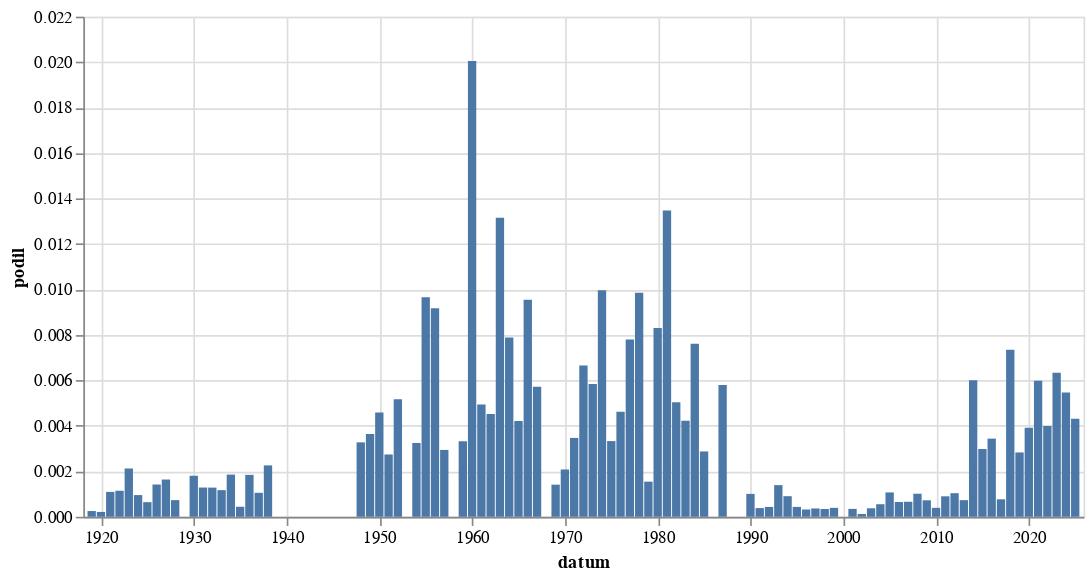

Notebook cell for this chart:
### Code cell
alt.Chart(
    hledej(" [Šš]kol(k|ek)").to_pandas(),
    width = 600
).mark_bar(
).encode(
    alt.X('datum:T'),
    alt.Y('podil:Q')
)

### Figure 1 — Vega-Lite specification as saved in the notebook (floating-point values rounded to 4 significant figures)
{"config": {"view": {"continuousWidth": 300, "continuousHeight": 300}}, "data": {"name": "data-0af3f417f1e141aca512d1d20361d76f"}, "mark": {"type": "bar"}, "encoding": {"x": {"field": "datum", "type": "temporal"}, "y": {"field": "podil", "type": "quantitative"}}, "width": 600, "$schema": "https://vega.github.io/schema/vega-lite/v5.8.0.json", "datasets": {"data-0af3f417f1e141aca512d1d20361d76f": [{"datum": "1919-01-01T00:00:00", "text": 1, "text_right": 3978, "podil": 0.0002514, "co": " [Šš]kol(k|ek)"}, {"datum": "1920-01-01T00:00:00", "text": 1, "text_right": 4693, "podil": 0.0002131, "co": " [Šš]kol(k|ek)"}, {"datum": "1921-01-01T00:00:00", "text": 6, "text_right": 5485, "podil": 0.001094, "co": " [Šš]kol(k|ek)"}, {"datum": "1922-01-01T00:00:00", "text": 6, "text_right": 5244, "podil": 0.001144, "co": " [Šš]kol(k|ek)"}, {"datum": "1923-01-01T00:00:00", "text": 8, "text_right": 3766, "podil": 0.002124, "co": " [Šš]kol(k|ek)"}, {"datum": "1924-01-01T00:00:00", "text": 4, "text_right": 4191, "podil": 0.0009544, "co": " [Šš]kol(k|ek)"}, {"datum": "1925-01-01T00:00:00", "text": 2, "text_right": 3108, "podil": 0.0006435, "co": " [Šš]kol(k|ek)"}, {"datum": "1926-01-01T00:00:00", "text": 6, "text_right": 4228, "podil": 0.001419, "co": " [Šš]kol(k|ek)"}, {"datum": "1927-01-01T00:00:00", "text": 7, "text_right": 4273, "podil": 0.001638, "co": " [Šš]kol(k|ek)"}, {"datum": "1928-01-01T00:00:00", "text": 3, "text_right": 4096, "podil": 0.0007324, "co": " [Šš]kol(k|ek)"}, {"datum": "1930-01-01T00:00:00", "text": 9, "text_right": 4987, "podil": 0.001805, "co": " [Šš]kol(k|ek)"}, {"datum": "1931-01-01T00:00:00", "text": 5, "text_right": 3888, "podil": 0.001286, "co": " [Šš]kol(k|ek)"}, {"datum": "1932-01-01T00:00:00", "text": 3, "text_right": 2339, "podil": 0.001283, "co": " [Šš]kol(k|ek)"}, {"datum": "1933-01-01T00:00:00", "text": 3, "text_right": 2561, "podil": 0.001171, "co": " [Šš]kol(k|ek)"}, {"datum": "1934-01-01T00:00:00", "text": 4, "text_right": 2156, "podil": 0.001855, "co": " [Šš]kol(k|ek)"}, {"datum": "1935-01-01T00:00:00", "text": 1, "text_right": 2268, "podil": 0.0004409, "co": " [Šš]kol(k|ek)"}, {"datum": "1936-01-01T00:00:00", "text": 4, "text_right": 2169, "podil": 0.001844, "co": " [Šš]kol(k|ek)"}, {"datum": "1937-01-01T00:00:00", "text": 2, "text_right": 1897, "podil": 0.001054, "co": " [Šš]kol(k|ek)"}, {"datum": "1938-01-01T00:00:00", "text": 2, "text_right": 885, "podil": 0.00226, "co": " [Šš]kol(k|ek)"}, {"datum": "1948-01-01T00:00:00", "text": 4, "text_right": 1222, "podil": 0.003273, "co": " [Šš]kol(k|ek)"}, {"datum": "1949-01-01T00:00:00", "text": 3, "text_right": 824, "podil": 0.003641, "co": " [Šš]kol(k|ek)"}, {"datum": "1950-01-01T00:00:00", "text": 2, "text_right": 436, "podil": 0.004587, "co": " [Šš]kol(k|ek)"}, {"datum": "1951-01-01T00:00:00", "text": 1, "text_right": 365, "podil": 0.00274, "co": " [Šš]kol(k|ek)"}, {"datum": "1952-01-01T00:00:00", "text": 2, "text_right": 387, "podil": 0.005168, "co": " [Šš]kol(k|ek)"}, {"datum": "1954-01-01T00:00:00", "text": 2, "text_right": 616, "podil": 0.003247, "co": " [Šš]kol(k|ek)"}, {"datum": "1955-01-01T00:00:00", "text": 2, "text_right": 207, "podil": 0.009662, "co": " [Šš]kol(k|ek)"}, {"datum": "1956-01-01T00:00:00", "text": 3, "text_right": 327, "podil": 0.009174, "co": " [Šš]kol(k|ek)"}, {"datum": "1957-01-01T00:00:00", "text": 1, "text_right": 340, "podil": 0.002941, "co": " [Šš]kol(k|ek)"}, {"datum": "1959-01-01T00:00:00", "text": 1, "text_right": 301, "podil": 0.003322, "co": " [Šš]kol(k|ek)"}, {"datum": "1960-01-01T00:00:00", "text": 8, "text_right": 399, "podil": 0.02005, "co": " [Šš]kol(k|ek)"}, {"datum": "1961-01-01T00:00:00", "text": 2, "text_right": 405, "podil": 0.004938, "co": " [Šš]kol(k|ek)"}, {"datum": "1962-01-01T00:00:00", "text": 1, "text_right": 221, "podil": 0.004525, "co": " [Šš]kol(k|ek)"}, {"datum": "1963-01-01T00:00:00", "text": 4, "text_right": 304, "podil": 0.01316, "co": " [Šš]kol(k|ek)"}, {"datum": "1964-01-01T00:00:00", "text": 6, "text_right": 761, "podil": 0.007884, "co": " [Šš]kol(k|ek)"}, {"datum": "1965-01-01T00:00:00", "text": 2, "text_right": 475, "podil": 0.004211, "co": " [Šš]kol(k|ek)"}, {"datum": "1966-01-01T00:00:00", "text": 5, "text_right": 524, "podil": 0.009542, "co": " [Šš]kol(k|ek)"}, {"datum": "1967-01-01T00:00:00", "text": 3, "text_right": 525, "podil": 0.005714, "co": " [Šš]kol(k|ek)"}, {"datum": "1969-01-01T00:00:00", "text": 2, "text_right": 1415, "podil": 0.001413, "co": " [Šš]kol(k|ek)"}, {"datum": "1970-01-01T00:00:00", "text": 2, "text_right": 961, "podil": 0.002081, "co": " [Šš]kol(k|ek)"}, {"datum": "1971-01-01T00:00:00", "text": 3, "text_right": 865, "podil": 0.003468, "co": " [Šš]kol(k|ek)"}, {"datum": "1972-01-01T00:00:00", "text": 4, "text_right": 601, "podil": 0.006656, "co": " [Šš]kol(k|ek)"}, {"datum": "1973-01-01T00:00:00", "text": 5, "text_right": 856, "podil": 0.005841, "co": " [Šš]kol(k|ek)"}, {"datum": "1974-01-01T00:00:00", "text": 8, "text_right": 803, "podil": 0.009963, "co": " [Šš]kol(k|ek)"}, {"datum": "1975-01-01T00:00:00", "text": 3, "text_right": 901, "podil": 0.00333, "co": " [Šš]kol(k|ek)"}, {"datum": "1976-01-01T00:00:00", "text": 3, "text_right": 650, "podil": 0.004615, "co": " [Šš]kol(k|ek)"}, {"datum": "1977-01-01T00:00:00", "text": 6, "text_right": 769, "podil": 0.007802, "co": " [Šš]kol(k|ek)"}, {"datum": "1978-01-01T00:00:00", "text": 8, "text_right": 812, "podil": 0.009852, "co": " [Šš]kol(k|ek)"}, {"datum": "1979-01-01T00:00:00", "text": 1, "text_right": 647, "podil": 0.001546, "co": " [Šš]kol(k|ek)"}, {"datum": "1980-01-01T00:00:00", "text": 6, "text_right": 723, "podil": 0.008299, "co": " [Šš]kol(k|ek)"}, {"datum": "1981-01-01T00:00:00", "text": 4, "text_right": 297, "podil": 0.01347, "co": " [Šš]kol(k|ek)"}, {"datum": "1982-01-01T00:00:00", "text": 2, "text_right": 397, "podil": 0.005038, "co": " [Šš]kol(k|ek)"}, {"datum": "1983-01-01T00:00:00", "text": 2, "text_right": 474, "podil": 0.004219, "co": " [Šš]kol(k|ek)"}, {"datum": "1984-01-01T00:00:00", "text": 3, "text_right": 394, "podil": 0.007614, "co": " [Šš]kol(k|ek)"}, {"datum": "1985-01-01T00:00:00", "text": 1, "text_right": 348, "podil": 0.002874, "co": " [Šš]kol(k|ek)"}, {"datum": "1987-01-01T00:00:00", "text": 2, "text_right": 345, "podil": 0.005797, "co": " [Šš]kol(k|ek)"}, {"datum": "1990-01-01T00:00:00", "text": 7, "text_right": 6958, "podil": 0.001006, "co": " [Šš]kol(k|ek)"}, {"datum": "1991-01-01T00:00:00", "text": 5, "text_right": 13084, "podil": 0.0003821, "co": " [Šš]kol(k|ek)"}, {"datum": "1992-01-01T00:00:00", "text": 5, "text_right": 11558, "podil": 0.0004326, "co": " [Šš]kol(k|ek)"}, {"datum": "1993-01-01T00:00:00", "text": 13, "text_right": 9337, "podil": 0.001392, "co": " [Šš]kol(k|ek)"}, {"datum": "1994-01-01T00:00:00", "text": 7, "text_right": 7730, "podil": 0.0009056, "co": " [Šš]kol(k|ek)"}, {"datum": "1995-01-01T00:00:00", "text": 4, "text_right": 9219, "podil": 0.0004339, "co": " [Šš]kol(k|ek)"}, {"datum": "1996-01-01T00:00:00", "text": 3, "text_right": 9349, "podil": 0.0003209, "co": " [Šš]kol(k|ek)"}, {"datum": "1997-01-01T00:00:00", "text": 6, "text_right": 16367, "podil": 0.0003666, "co": " [Šš]kol(k|ek)"}, {"datum": "1998-01-01T00:00:00", "text": 4, "text_right": 11729, "podil": 0.000341, "co": " [Šš]kol(k|ek)"}, {"datum": "1999-01-01T00:00:00", "text": 8, "text_right": 20383, "podil": 0.0003925, "co": " [Šš]kol(k|ek)"}, {"datum": "2001-01-01T00:00:00", "text": 7, "text_right": 20242, "podil": 0.0003458, "co": " [Šš]kol(k|ek)"}, {"datum": "2002-01-01T00:00:00", "text": 2, "text_right": 16173, "podil": 0.0001237, "co": " [Šš]kol(k|ek)"}, {"datum": "2003-01-01T00:00:00", "text": 8, "text_right": 21407, "podil": 0.0003737, "co": " [Šš]kol(k|ek)"}, {"datum": "2004-01-01T00:00:00", "text": 11, "text_right": 19932, "podil": 0.0005519, "co": " [Šš]kol(k|ek)"}, {"datum": "2005-01-01T00:00:00", "text": 24, "text_right": 22401, "podil": 0.001071, "co": " [Šš]kol(k|ek)"}, {"datum": "2006-01-01T00:00:00", "text": 9, "text_right": 13873, "podil": 0.0006487, "co": " [Šš]kol(k|ek)"}, {"datum": "2007-01-01T00:00:00", "text": 9, "text_right": 13633, "podil": 0.0006602, "co": " [Šš]kol(k|ek)"}, {"datum": "2008-01-01T00:00:00", "text": 14, "text_right": 13807, "podil": 0.001014, "co": " [Šš]kol(k|ek)"}, {"datum": "2009-01-01T00:00:00", "text": 12, "text_right": 16552, "podil": 0.000725, "co": " [Šš]kol(k|ek)"}, {"datum": "2010-01-01T00:00:00", "text": 5, "text_right": 12714, "podil": 0.0003933, "co": " [Šš]kol(k|ek)"}, {"datum": "2011-01-01T00:00:00", "text": 16, "text_right": 17776, "podil": 0.0009001, "co": " [Šš]kol(k|ek)"}, {"datum": "2012-01-01T00:00:00", "text": 15, "text_right": 14462, "podil": 0.001037, "co": " [Šš]kol(k|ek)"}, {"datum": "2013-01-01T00:00:00", "text": 7, "text_right": 9571, "podil": 0.0007314, "co": " [Šš]kol(k|ek)"}, {"datum": "2014-01-01T00:00:00", "text": 125, "text_right": 20807, "podil": 0.006008, "co": " [Šš]kol(k|ek)"}, {"datum": "2015-01-01T00:00:00", "text": 64, "text_right": 21458, "podil": 0.002983, "co": " [Šš]kol(k|ek)"}, {"datum": "2016-01-01T00:00:00", "text": 78, "text_right": 22689, "podil": 0.003438, "co": " [Šš]kol(k|ek)"}, {"datum": "2017-01-01T00:00:00", "text": 14, "text_right": 18211, "podil": 0.0007688, "co": " [Šš]kol(k|ek)"}, {"datum": "2018-01-01T00:00:00", "text": 151, "text_right": 20550, "podil": 0.007348, "co": " [Šš]kol(k|ek)"}, {"datum": "2019-01-01T00:00:00", "text": 70, "text_right": 24733, "podil": 0.00283, "co": " [Šš]kol(k|ek)"}, {"datum": "2020-01-01T00:00:00", "text": 92, "text_right": 23475, "podil": 0.003919, "co": " [Šš]kol(k|ek)"}, {"datum": "2021-01-01T00:00:00", "text": 119, "text_right": 19879, "podil": 0.005986, "co": " [Šš]kol(k|ek)"}, {"datum": "2022-01-01T00:00:00", "text": 83, "text_right": 20784, "podil": 0.003993, "co": " [Šš]kol(k|ek)"}, {"datum": "2023-01-01T00:00:00", "text": 155, "text_right": 24476, "podil": 0.006333, "co": " [Šš]kol(k|ek)"}, {"datum": "2024-01-01T00:00:00", "text": 130, "text_right": 23773, "podil": 0.005468, "co": " [Šš]kol(k|ek)"}, {"datum": "2025-01-01T00:00:00", "text": 54, "text_right": 12519, "podil": 0.004313, "co": " [Šš]kol(k|ek)"}]}}
